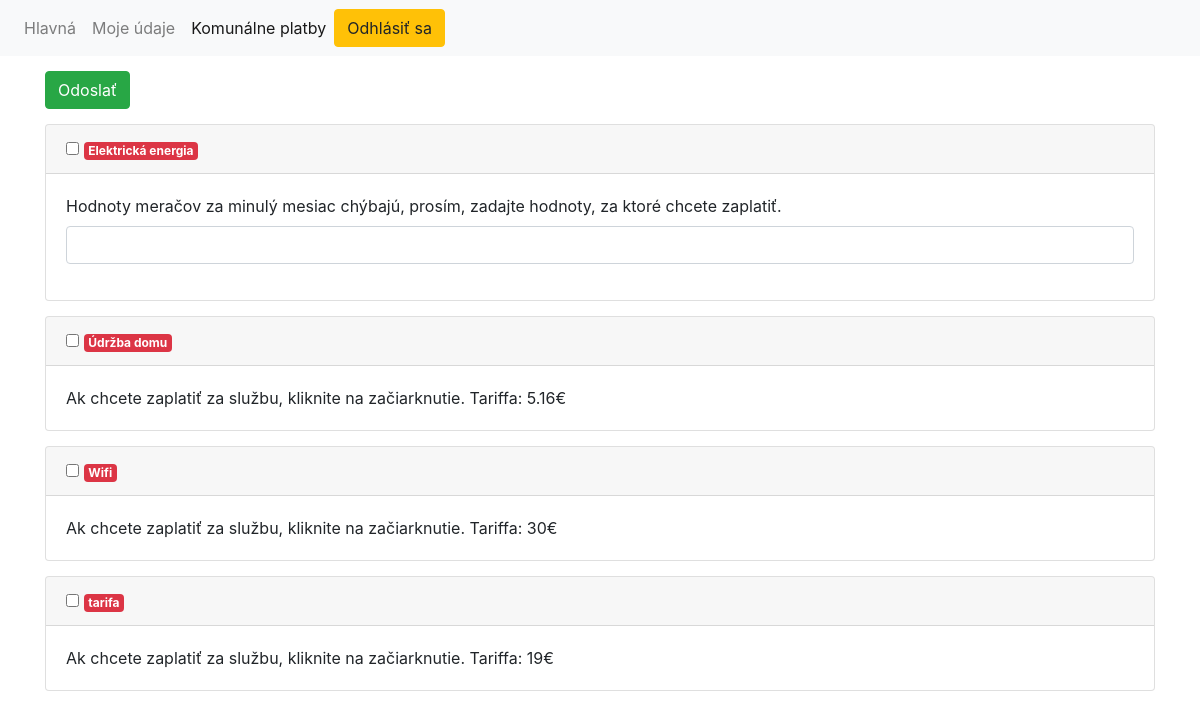
/utility.php (signed in), run on the app's committed database.
### tables this page shows
CREATE TABLE `tariffs` (
  `id` int NOT NULL,
  `name` varchar(1000) NOT NULL,
  `ms` varchar(100) NOT NULL,
  `tariff` double NOT NULL,
  `hasMeter` tinyint(1) NOT NULL
);

### utility.php (the view, shortened to what this page needs)
<?php
    require "./connection.php";
    $currentMonth = date('m');
    $currentYear = date('y');
    $link = mysqli_connect($host, $user, $password, $datebase);
    $paidTariffs = [];
	$tariffs_rows = mysqli_fetch_all(mysqli_query($link, "SELECT * FROM tariffs"), MYSQLI_ASSOC);
    $tariffs = [];
    foreach($tariffs_rows as $tariff){
        $tariffs[$tariff['id']] = ["id" => $tariff["id"] ,"name" => $tariff["name"], "hasMeter" => $tariff['hasMeter'], "tariff" => $tariff['tariff']];
    }
?>
<!DOCTYPE html>
<html lang="en">
<head>
  <link rel="stylesheet" href="https://cdn.jsdelivr.net/npm/bootstrap@4.6.0/dist/css/bootstrap.min.css">
</head>
<body>
  <header>
  <nav class="navbar navbar-expand-lg navbar-light bg-light">
    <div class="collapse navbar-collapse" id="navbarNav">
        <ul class="navbar-nav">
            <li class="nav-item">
                <a href="index.php" class="nav-link">Hlavná</a>
            </li>
            <li class="nav-item">
                <a class="nav-link" href="profile.php">Moje údaje</a>
            </li>
            <li class="nav-item active">
                <a class="nav-link" href="utility.php">Komunálne platby</a>
            </li>
        </ul>
        <form method="post" action="">
			<input class="btn btn-warning" type="submit" name="logout" value="Odhlásiť sa">
		</form>
    </div>
</nav>
  </header>
  <main>
    <div class="container" style="margin-top: 15px">
        <form action="" method="post">
            <input type="submit" name="submit" value="Odoslať" class="btn btn-success" style="margin-bottom: 15px">
            <?php
                foreach($tariffs as $tariff){
                    if($currentMonth == 1){
                        $previosMonth = 12;
                        $previosYear = $currentYear-1;
                    }else{
                        $previosMonth = $currentMonth-1;
                        $previosYear = $currentYear;
                    }
                    $localQuery = mysqli_query($link, "SELECT * FROM `meter_readings` WHERE month=".$previosMonth." AND
                        year=".$previosYear." AND id_u=".$_COOKIE['id']." AND id_t=".$tariff['id']."");
                    $localTarifData = mysqli_fetch_all($localQuery, MYSQLI_ASSOC);
                    if(isset($paidTariffs[$tariff['id']])){
                        echo "
                        <div class='card' style='margin-bottom: 15px'>
                    <div class='card-header'>
                        <input name='".$tariff['id']."' type='checkbox'> <span class='badge badge-success'>".$tariff['name']."</span>
                    </div>";
                    }else{
                        echo "
                        <div class='card' style='margin-bottom: 15px'>
                    <div class='card-header'>
                        <input name='".$tariff['id']."' type='checkbox'> <span class='badge badge-danger'>".$tariff['name']."</span>
                    </div>";
                    }
                    if(count($localTarifData) == 0 && $tariff['hasMeter']){
                        echo "
                            <div class='card-body'>
                                <div class='form-group'>
                                    <label>Hodnoty meračov za minulý mesiac chýbajú, prosím, zadajte hodnoty, za ktoré chcete zaplatiť.</label>
                                    <input name='".$tariff['id']."value' class='form-control' type='number' step='any'>
                                </div>
                            </div> ";
                    }elseif(!$tariff['hasMeter']){
                        echo "
                            <div class='card-body'>
                                Ak chcete zaplatiť za službu, kliknite na začiarknutie.
                                Tariffa: ".$tariff['tariff']."&#8364;
                            </div> ";
                    }
                echo "</div>";
                }
            ?>
        </form>
    </div>
  </main>
</body>
</html>

### data on the page
tariffs: name "Elektrická energia"
tariffs: name "Údržba domu", tariff "5.16"
tariffs: name "Wifi", tariff "30"
tariffs: name "tarifa", tariff "19"
